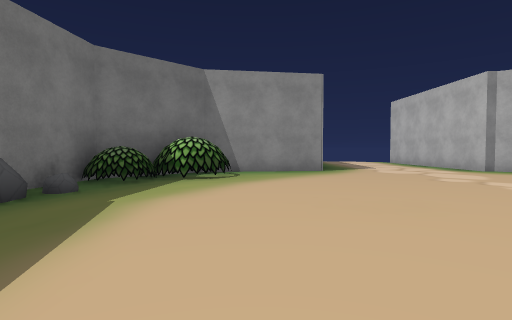
[1] (above)

16 first-person views from a walk through a Unity game level. The camera is 1.3 m above the floor, tilts 2° down and sees 80° across. The floor is counted in squares, 2.12 m on a side. Each view is taken from the middle of a square. On the plan, view 1 faces up. The plan holds only what a view shows up to about 9 squares ahead; the rest is blank. The place goes on beyond the plan. The player character is not drawn. Some surface patterns are stand-ins.

[2]
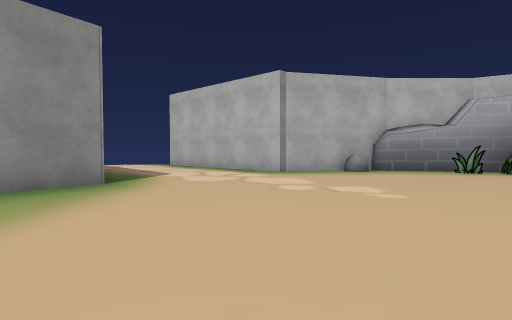

[3]
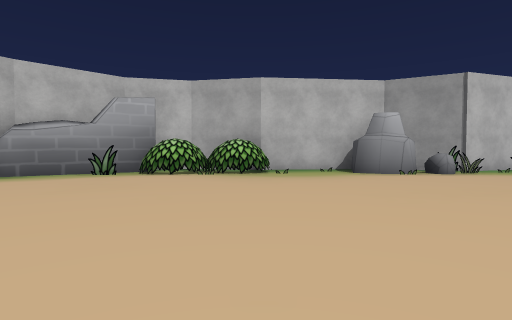

[4]
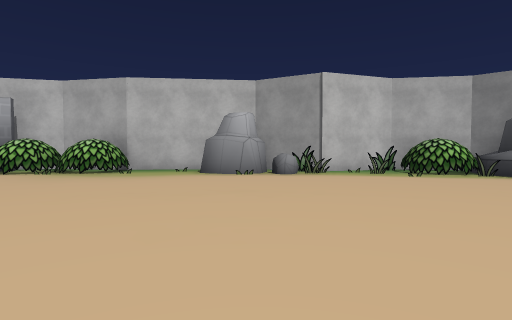

[5]
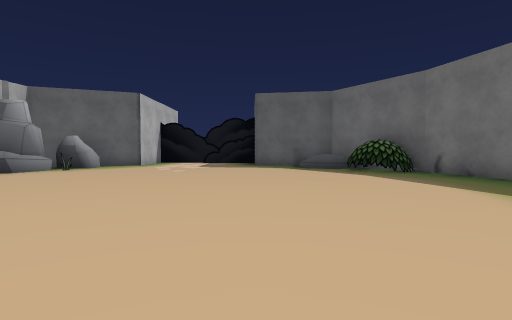

[6]
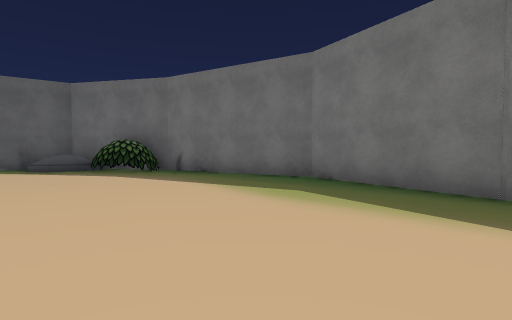

[7]
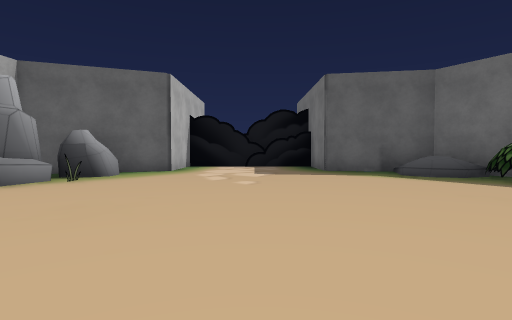

[8]
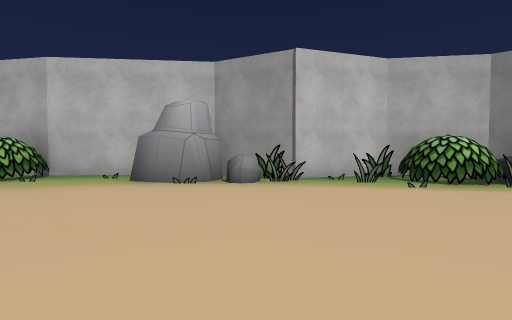

[9]
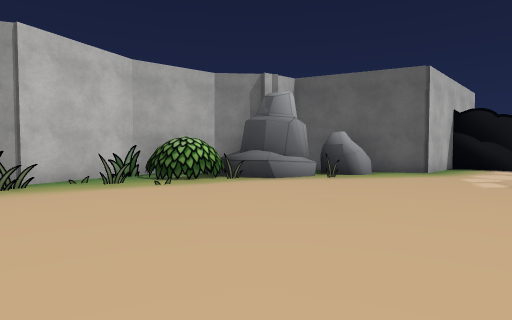

[10]
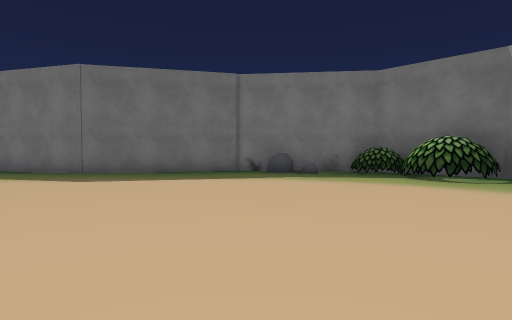

[11]
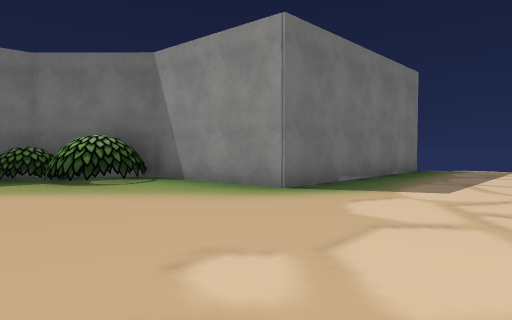

[12]
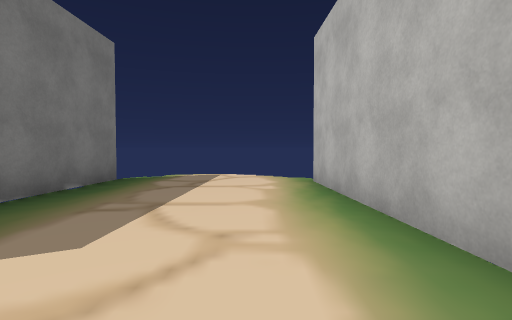

[13]
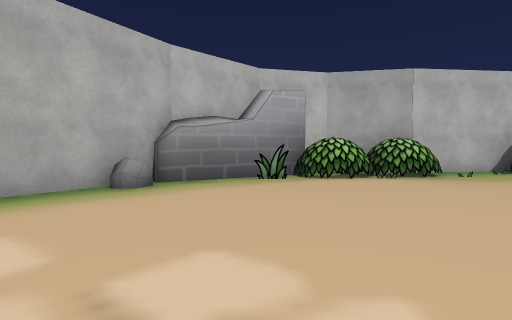

[14]
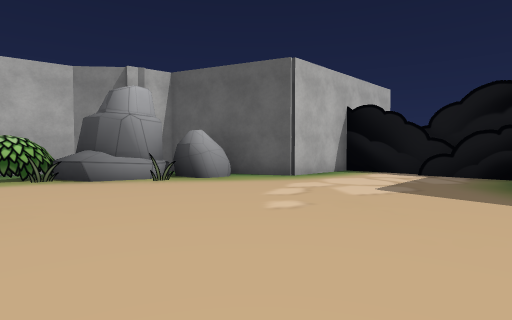

[15]
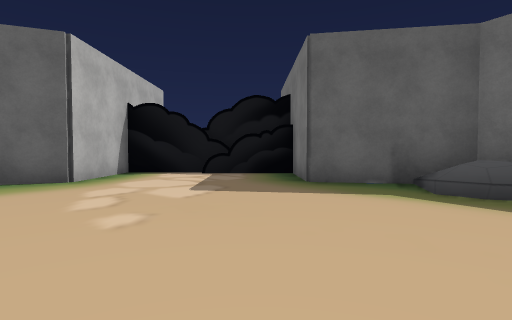

[16]
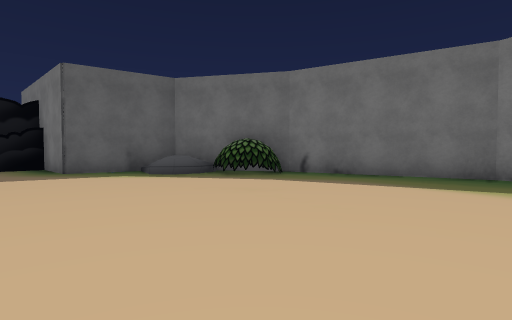

### Floor plan
Points are (right, up) in squares from view 1. A wall is a line through its corners. A room is listed if a view was taken in it or the views show most of it. See-through windows are left out.
Room 1 (views 1, 2, 3, 4, 5, 6, 7, 8, 9, 10, 11, 12, 13, 14, 15, 16)
walls: (11.4, -2.1) (11.1, 0.6); (10.5, 3.7) (8.6, 6.8); (-3.7, 2.6) (-2.7, -1.4) (-3.7, -4.9) (-2.6, -9.3) (-2.4, -9.7); (11, -6.5) (10.5, -4.9) (11.5, -3.1); (8.8, 6.5) (8.8, 6.9); (8.8, 6.5) (8.6, 6.8); (8.9, 7) (6.6, 8.4) (6.3, 8.4) (6.1, 13.9); (-3.4, 5.8) (-3.8, 2.4); (-1.4, 8.2) (-3.3, 6.3); (10.4, -9.9) (10.9, -9.3) (11.2, -7.3); (-1.5, -11.2) (-0.8, -12.2) (2, -12.7) (2, -14.8) (4.4, -14.8); (3.8, -15.1) (6.4, -15.1) (6.4, -12.6) (9.8, -11.4); (2.2, 14.3) (1.9, 8.7) (-0.5, 8.3)
objects: other object (-3, 4); other object (-3, 6) to (-2, 6); other object (-2, -10) to (-1, -9); other object (-2, 7) to (-1, 8); other object (8, -11); other object (8, -10); other object (8, -10) to (10, -9); other object (8, 7); other object (9, -11); other object (9, -9) to (10, -9); other object (9, -8); other object (9, -7); other object (9, -4); other object (9, -3); other object (9, 2); other object (9, 5); other object (10, -8) to (10, -7); other object (10, -6); other object (10, -5); other object (10, -4); other object (10, -2) to (11, -2); other object (10, -1); other object (10, 0); other object (10, 1) to (11, 2); other object (10, 3) to (11, 4); other object (11, -7)

Where each view was taken, in squares from view 1:
view 1: 0 up, 0 right, facing up
view 2: 3 up, 0 right, facing up-right
view 3: 1 up, 2 right, facing right
view 4: 3 down, 2 right, facing right
view 5: 1 down, 2 right, facing down
view 6: 1 down, 2 right, facing down-left
view 7: 4 down, 4 right, facing down
view 8: 4 down, 4 right, facing right
view 9: 4 down, 4 right, facing down-right
view 10: 3 up, 5 right, facing left
view 11: 5 up, 5 right, facing up-left
view 12: 8 up, 5 right, facing up
view 13: 5 up, 3 right, facing right
view 14: 7 down, 2 right, facing down-right
view 15: 7 down, 3 right, facing down
view 16: 4 down, 4 right, facing down-left
